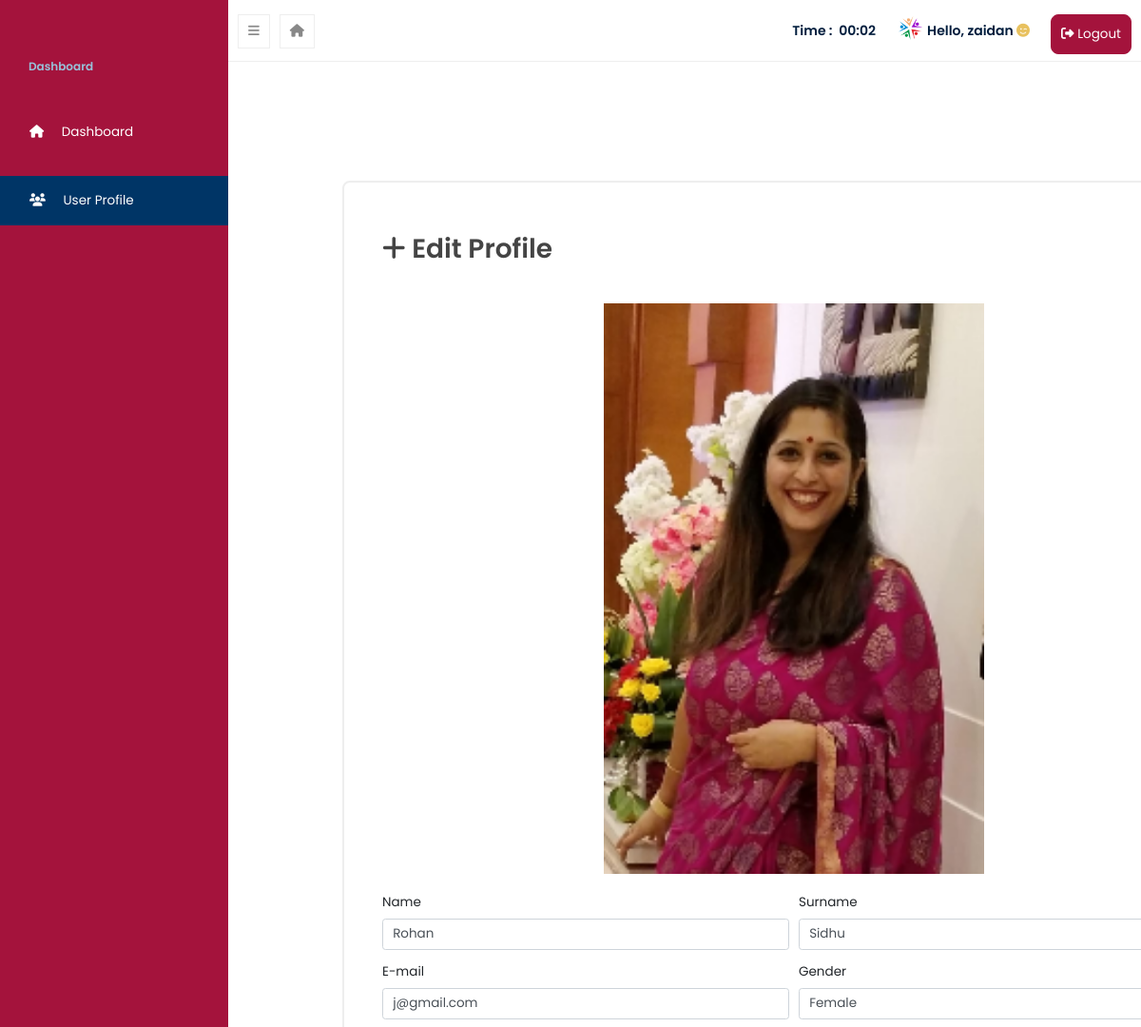
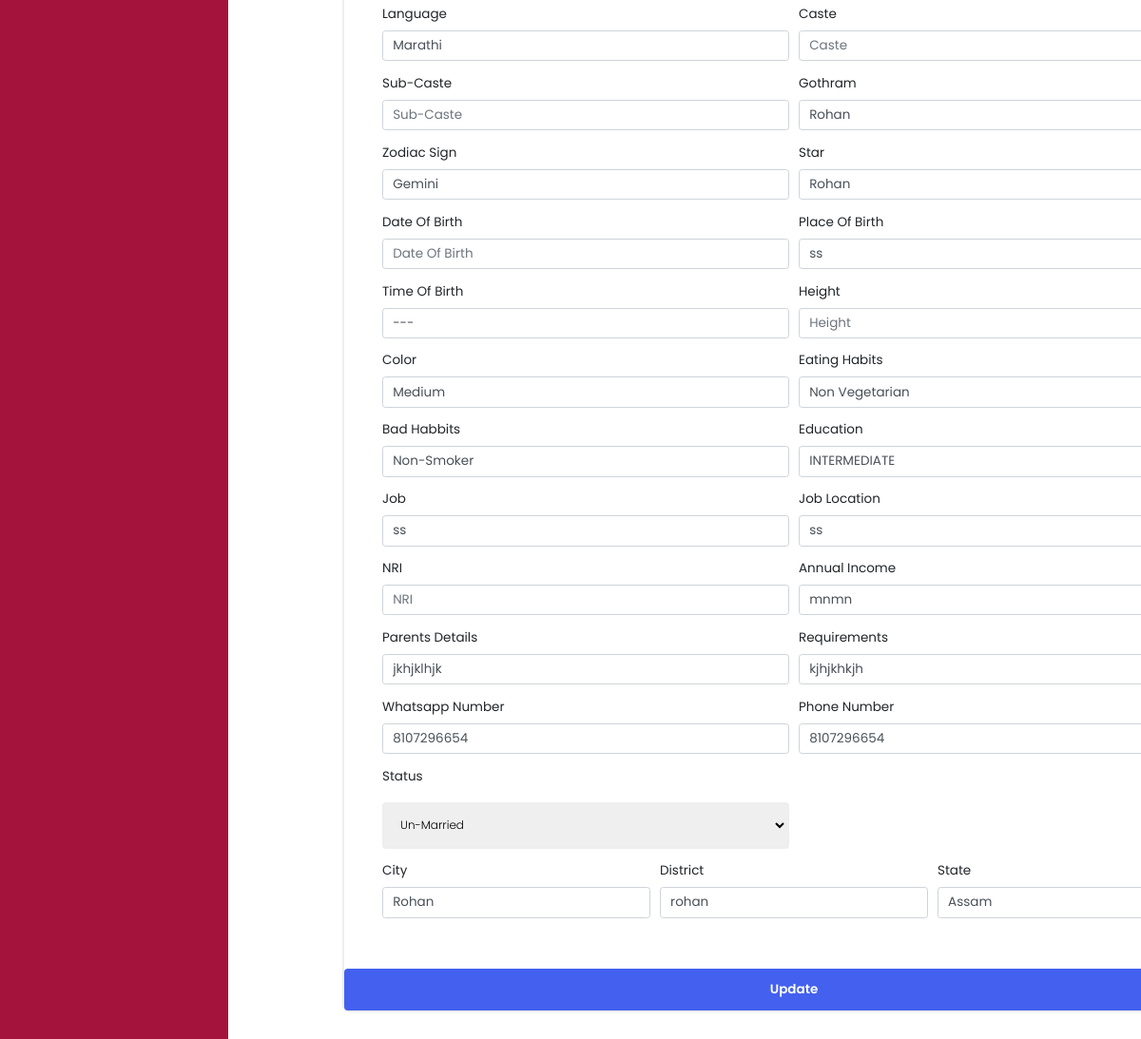
/admin/user_profile.php?id=28 (signed in), run on the app's committed database (2 pictures, top to bottom).
### tables this page shows
CREATE TABLE `users` (
  `id` int(255) NOT NULL,
  `name` text NOT NULL,
  `surname` text NOT NULL,
  `email` text NOT NULL,
  `sex` text NOT NULL,
  `language` text NOT NULL,
  `caste` text NOT NULL,
  `sub_caste` text NOT NULL,
  `gothram` text NOT NULL,
  `zodiac_sign` text NOT NULL,
  `star` text NOT NULL,
  `dob` text NOT NULL,
  `pob` text NOT NULL,
  `tob` text NOT NULL,
  `city` text NOT NULL,
  `district` text NOT NULL,
  `state` text NOT NULL,
  `height` text NOT NULL,
  `color` text NOT NULL,
  `eating_habits` text NOT NULL,
  `bad_habbits` text NOT NULL,
  `education` text NOT NULL,
  `job` text NOT NULL,
  `job_location` text NOT NULL,
  `nri` text NOT NULL,
  `annual_income` text NOT NULL,
  `parents_details` text NOT NULL,
  `requirements` text NOT NULL,
  `whatsapp_number` text NOT NULL,
  `phone_number` text NOT NULL,
  `profile_pic` varchar(255) NOT NULL,
  `status` text NOT NULL,
  `date` text NOT NULL
);

### admin/connection/db.php (called while the page is built, shortened)
<?php
if (isset($_SESSION['admin_name'])) {
    $admin_id = $_SESSION["id"];
} else {
    $admin = "No User";
}

### admin/user_profile.php (the view, shortened to what this page needs)
<?php include_once("connection/db.php"); ?>
<?php
$user_id = $_GET['id'];
?>
<?php
$query1 = "SELECT * from admin WHERE id = '$admin_id'";
$result1 = mysqli_query($conn, $query1);
while ($rows = mysqli_fetch_assoc($result1)) {
    $admin_name = $rows['admin_name'];
}
?>
<?php
$query2 = "SELECT * from users where id = '$user_id'";
$result2 = mysqli_query($conn, $query2);
while ($rows = mysqli_fetch_assoc($result2)) {
    $name = $rows['name'];
    $surname = $rows['surname'];
    $email = $rows['email'];
    $sex = $rows['sex'];
    $language = $rows['language'];
    $caste = $rows['caste'];
    $sub_caste = $rows['sub_caste'];
    $gothram = $rows['gothram'];
    $zodiac_sign = $rows['zodiac_sign'];
    $star = $rows['star'];
    $dob = $rows['dob'];
    $pob = $rows['pob'];
    $tob = $rows['tob'];
    $city = $rows['city'];
    $district = $rows['district'];
    $state = $rows['state'];
    $height = $rows['height'];
    $color = $rows['color'];
    $eating_habits = $rows['eating_habits'];
    $bad_habbits = $rows['bad_habbits'];
    $education = $rows['education'];
    $job = $rows['job'];
    $job_location = $rows['job_location'];
    $nri = $rows['nri'];
    $annual_income = $rows['annual_income'];
    $parents_details = $rows['parents_details'];
    $requirements = $rows['requirements'];
    $whatsapp_number = $rows['whatsapp_number'];
    $phone_number = $rows['phone_number'];
    $status = $rows['status'];
?>
<html>
<head>
    <link rel="stylesheet" href="css/main.css">
    <link rel="stylesheet" href="https://stackpath.bootstrapcdn.com/bootstrap/4.3.1/css/bootstrap.min.css">
</head>
<div class="sidebar" id="sidebar_toggle" style="background: #a4133c;">
    <br><br><br>
        <p style="font-weight: 600; margin-left: 30px; font-size: 12px; color: #98c1d9;">Dashboard</p><br>
        <a href="index.php"><button class="sidebar_link"><i class="fas fa-home" style="padding-right: 15px;"></i> Dashboard</button></a><br><br>
        <button class="sidebar_link2" onclick="main3()"><i class="fas fa-users" style="padding-right: 15px;"></i> User Profile</button>
</div>
<div class="header" id="header_toggle">
    <div style="padding: 10px;">
        <button id="hide_btn" style="background: #fff; float: left;  border: 1px solid #eee; padding: 10px; margin-top: 5px; color: #888;" onclick="panel1()"><i class="fas fa-bars"></i></button>
        <a href='index.php'><button id="Home" style="background: #fff; float: left;  border: 1px solid #eee; padding: 10px; margin-top: 5px; color: #888; margin-left: 10px;"><i class="fas fa-home"></i></button></a>
        <a href='logout.php'><button id="logout" style="float: right; background: #a4133c; border: 1px solid #a4133c; border-radius: 8px; padding: 10px; margin-top: 5px; color: #fff;" onclick="panel2()"><i class="fas fa-sign-out-alt"></i> Logout</button></a>
        <button style="background: #fff; float: right; border: 0 none; padding: 2px; margin-top: 5px; color: #888; margin-right: 20px;">
            <p style="float: right; font-size: 14px; font-weight: 600; margin-top: 5px; color:#001d3d;">Hello,  <?php echo $admin_name;?> <i class="fas fa-smile-wink" style="color: #e8c15f; font-size: 14px;"></i></p>
            <img src='images/logo.png' width="25px" style="float: right; margin-right: 05px; ">
        </button>
        <button style="background: #fff; float: right; border: 0 none; padding: 2px; margin-top: 5px; color: #888; margin-right: 20px;">
            <label id="seconds" style="float: right; font-size: 14px; font-weight: 600; margin-top: 5px; color:#001d3d;">00</label>
            <f style="float: right; font-size: 14px; font-weight: 600; margin-top: 5px; color:#001d3d;">:</f><label id="minutes" style="float: right; font-size: 14px; font-weight: 600; margin-top: 5px; color:#001d3d;">00</label>
            <f style="float: right; font-size: 14px; font-weight: 600; margin-top: 5px; color:#001d3d;">Time : &nbsp;</f>
        </button>
    </div>
</div>
<div id='body_area'>
<div style="padding: 120px;">
    <div style="margin-right: auto; margin-left: auto; width: 950px; border: 2px solid #eee; border-radius: 8px;">
        <div style="padding: 40px;">
            <form action="user_profile.php?id=<?php echo $user_id; ?>" method="post">
                <h1 style="font-size: 28px; font-weight: 600; color: #444; line-height: 60px;"><i class="fas fa-plus" style="font-size: 28px;"></i> Edit Profile</h1><br>
                <?php
                    $check_pic = mysqli_query($conn, "SELECT profile_pic from users WHERE id = '$user_id'");
                    $get_pic_row = mysqli_fetch_assoc($check_pic);
                    $profile_pic_db = $get_pic_row['profile_pic'];
                    ?>
                <center><img src='../<?php echo $profile_pic_db;?>' width="400"></center><br>
        <div class="form-row">
            <div class="form-group col-md-6">
            <label for="inputEmail4">Name</label>
            <input type="text" class="form-control" value="<?php echo $name ;?>" name="name" id="inputEmail4" placeholder="Name">
            </div>
            <div class="form-group col-md-6">
            <label for="inputEmail4">Surname</label>
            <input type="text" class="form-control" value="<?php echo $surname ;?>"  name="surname" id="inputEmail4" placeholder="Surname">
            </div>
            <div class="form-group col-md-6">
            <label for="inputEmail4">E-mail</label>
            <input type="text" class="form-control" value="<?php echo $email ;?>"  name="email" id="inputEmail4" placeholder="Surname">
            </div>
            <div class="form-group col-md-6">
            <label for="inputEmail4">Gender</label>
            <input type="text" class="form-control" value="<?php echo $sex ;?>" name="sex" id="inputEmail4" placeholder="Gender">
            </div>
            <div class="form-group col-md-6">
            <label for="inputEmail4">Language</label>
            <input type="text" class="form-control" value="<?php echo $language ;?>" name="language" id="inputEmail4" placeholder="Language">
            </div>
            <div class="form-group col-md-6">
            <label for="inputEmail4">Caste</label>
            <input type="text" class="form-control" value="<?php echo $caste ;?>" name="caste" id="inputEmail4" placeholder="Caste">
            </div>
            <div class="form-group col-md-6">
            <label for="inputEmail4">Sub-Caste</label>
            <input type="text" class="form-control" value="<?php echo $sub_caste ;?>" name="sub_caste" id="inputEmail4" placeholder="Sub-Caste">
            </div>
            <div class="form-group col-md-6">
            <label for="inputEmail4">Gothram</label>
            <input type="text" class="form-control" value="<?php echo $gothram ;?>" name="gothram" id="inputEmail4" placeholder="Gothram">
            </div>
            <div class="form-group col-md-6">
            <label for="inputEmail4">Zodiac Sign</label>
            <input type="text" class="form-control" value="<?php echo $zodiac_sign ;?>" name="zodiac_sign" id="inputEmail4" placeholder="Zodiac Sign">
            </div>
            <div class="form-group col-md-6">
            <label for="inputEmail4">Star</label>
            <input type="text" class="form-control" value="<?php echo $star ;?>" name="star" id="inputEmail4" placeholder="Star">
            </div>
            <div class="form-group col-md-6">
            <label for="inputEmail4">Date Of Birth</label>
            <input type="text" class="form-control" value="<?php echo $dob ;?>" name="dob" id="inputEmail4" placeholder="Date Of Birth">
            </div>
            <div class="form-group col-md-6">
            <label for="inputEmail4">Place Of Birth</label>
            <input type="text" class="form-control" value="<?php echo $pob ;?>" name="pob" id="inputEmail4" placeholder="Place Of Birth">
            </div>
            <div class="form-group col-md-6">
            <label for="inputEmail4">Time Of Birth</label>
            <input type="text" class="form-control" value="<?php echo $tob ;?>" name="tob" id="inputEmail4" placeholder="Time Of Birth">
            </div>
            <div class="form-group col-md-6">
            <label for="inputEmail4">Height</label>
            <input type="text" class="form-control" value="<?php echo $height ;?>" name="height" id="inputEmail4" placeholder="Height">
            </div>
            <div class="form-group col-md-6">
            <label for="inputEmail4">Color</label>
            <input type="text" class="form-control" value="<?php echo $color ;?>" name="color" id="inputEmail4" placeholder="Color">
            </div>
            <div class="form-group col-md-6">
            <label for="inputEmail4">Eating Habits</label>
            <input type="text" class="form-control" value="<?php echo $eating_habits ;?>" name="eating_habits" id="inputEmail4" placeholder="Eating Habits">
            </div>
            <div class="form-group col-md-6">
            <label for="inputEmail4">Bad Habbits</label>
            <input type="text" class="form-control" value="<?php echo $bad_habbits ;?>" name="bad_habbits" id="inputEmail4" placeholder="Bad Habbits">
            </div>
            <div class="form-group col-md-6">
            <label for="inputEmail4">Education</label>
            <input type="text" class="form-control" value="<?php echo $education ;?>" name="education" id="inputEmail4" placeholder="Education">
            </div>
            <div class="form-group col-md-6">
            <label for="inputEmail4">Job</label>
            <input type="text" class="form-control" value="<?php echo $job ;?>" name="job" id="inputEmail4" placeholder="Job">
            </div>
            <div class="form-group col-md-6">
            <label for="inputEmail4">Job Location</label>
            <input type="text" class="form-control" value="<?php echo $job_location ;?>" name="job_location" id="inputEmail4" placeholder="Job Location">
            </div>
            <div class="form-group col-md-6">
            <label for="inputEmail4">NRI</label>
            <input type="text" class="form-control" value="<?php echo $nri ;?>" name="nri" id="inputEmail4" placeholder="NRI">
            </div>
            <div class="form-group col-md-6">
            <label for="inputEmail4">Annual Income</label>
            <input type="text" class="form-control" value="<?php echo $annual_income ;?>" name="annual_income" id="inputEmail4" placeholder="Annual Income">
            </div>
            <div class="form-group col-md-6">
            <label for="inputEmail4">Parents Details</label>
            <input type="text" class="form-control" value="<?php echo $parents_details ;?>" name="parents_details" id="inputEmail4" placeholder="Parents Details">
            </div>
            <div class="form-group col-md-6">
            <label for="inputEmail4">Requirements</label>
            <input type="text" class="form-control" value="<?php echo $requirements ;?>" name="requirements" id="inputEmail4" placeholder="Requirements">
            </div>
            <div class="form-group col-md-6">
            <label for="inputEmail4">Whatsapp Number</label>
            <input type="text" class="form-control" value="<?php echo $whatsapp_number ;?>" name="whatsapp_number" id="inputEmail4" placeholder="Whatsapp Number">
            </div>
            <div class="form-group col-md-6">
            <label for="inputEmail4">Phone Number</label>
            <input type="text" class="form-control" value="<?php echo $phone_number ;?>" name="phone_number" id="inputEmail4" placeholder="Phone Number">
            </div>
            <div class="form-group col-md-6">
            <label for="inputEmail4">Status</label>
            <select name="status" class="input_styler2">
                    <option active><?php echo $status ;?></option>
            </select>
            </div>
        </div>
        <div class="form-row">
        <div class="form-group col-md-4">
            <label for="inputEmail4">City</label>
            <input type="text" class="form-control" value="<?php echo $city ;?>" name="city" id="inputEmail4" placeholder="City">
            </div>
            <div class="form-group col-md-4">
            <label for="inputEmail4">District</label>
            <input type="text" class="form-control" value="<?php echo $district ;?>"  name="district" id="inputEmail4" placeholder="District">
            </div>
            <div class="form-group col-md-4">
            <label for="inputEmail4">State</label>
            <input type="text" class="form-control" value="<?php echo $state ;?>" name="state" id="inputEmail4" placeholder="State">
            </div>
            </div>
        </div>
        <input type="submit" name="reg" value="Update" class="submit_styler">
                </div>
            </div>
        </div>
<?php } ?>
</html>

### admin/css/main.css (style rules this page uses)
* { padding: 0px; margin: 0px; font-family: "Poppins", sans-serif; font-weight: 400; font-size: 13.5px; }
.input_styler2 { width: 100%; font-weight: 300; font-size: 12px; padding: 13px; border: 2px solid #eee; border-radius: 4px; margin-top: 10px; outline: none; }
.submit_styler { padding: 10px; width: 100%; background: #4361ee; color: #fff; border: 2px solid #4361ee; border-radius: 4px; font-weight: 600; }
.sidebar_link { width: 100%; color: #fff; font-size: 13.5px; background: #a4133c; transition: background 2s; padding-top: 15px; padding-bottom: 15px; border: 1px solid #a4133c; font-weight: 400; text-align: left; padding-left: 30px; }
.sidebar_link2 { width: 100%; color: #fff; font-size: 13.5px; background: #003566; transition: background 2s; padding-top: 15px; padding-bottom: 15px; border: 1px solid #003566; font-weight: 400; text-align: left; padding-left: 30px; }

### admin/user_profile.php (style rules this page uses)
.sidebar { width: 20%; height: 100%; background: #001d3d; position: fixed; }
.header { width: 80%; background: #fff; border-bottom: 1px solid #eee; height: 65px; position: absolute; right: 0; }
#body_area { width: 80%; background: #fff; right: 0; top: 70; position: absolute; }

### data on the page
users: profile_pic (picture), name "Rohan", surname "Sidhu", email "j@gmail.com", sex "Female", language "Marathi", gothram "Rohan", zodiac_sign "Gemini", star "Rohan", pob "ss", tob "---", color "Medium", eating_habits "Non Vegetarian", bad_habbits "Non-Smoker", education "INTERMEDIATE", job "ss", job_location "ss", annual_income "mnmn", parents_details "jkhjklhjk", requirements "kjhjkhkjh", whatsapp_number "8107296654", phone_number "8107296654", status "Un-Married", city "Rohan", district "rohan", state "Assam"

### other printed values
$admin_name "zaidan"
